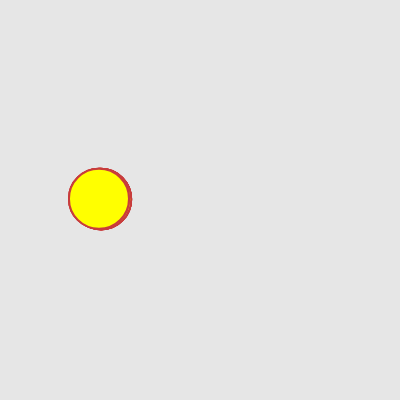
Frame 1 (no input)
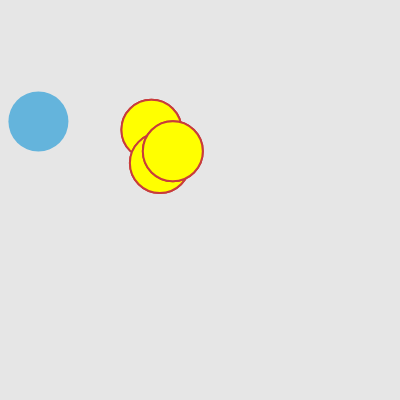
Frame 60 (no input)
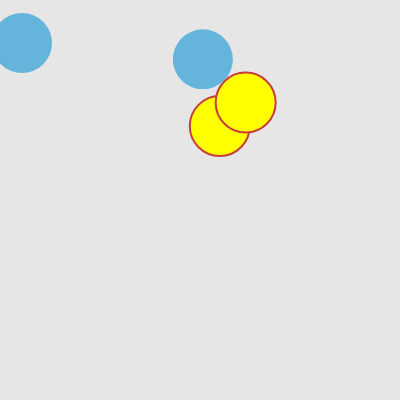
Frame 120 (the mouse pressed at the canvas centre since frame 60)

The p5.js sketch that drew these frames (run headless with seeded random() and noise() and a simulated clock; from frame 60 on, the mouse is pressed at the canvas centre):

// p5.js sketch
// ── sketch.js
// DM2008 — Activity 5a [Guided]
// Colliding Circles (30 min)
//
// A vector stores position and movement together — cleaner than separate x and y variables.
// Your job is to get two balls moving, then detect and respond to their collision.
//
// Suggested order:
// 1. Create two Ball objects in setup()
// 2. Check the distance between them in draw()
// 3. Trigger a visual response when they collide
// 4. Implement edge behaviour in move() — wrap or bounce, your choice
//
// Stretch: add a third ball, or make the collision response affect both balls.

let balls = [];

function setup() {
  createCanvas(400, 400);
  // Create two balls at different starting positions
  for (let i = 0; i < 4; i++) {
    balls.push(new Ball(100, 200));
  }
}

function draw() {
  background(230);

  // Check collision between the two balls
  // dist() measures the distance between their centers
  // They overlap when that distance is less than the sum of their radio

  let d = dist(balls[0].pos.x, balls[0].pos.y, balls[1].pos.x, balls[1].pos.y);
  let colliding = d < balls[0].r + balls[1].r; // true when the balls overlap, false otherwise

  for (let i = 0; i < balls.length; i++) {
    balls[i].move();
    balls[i].show(colliding);
    balls[i].checkCollision(balls);
  }
}

class Ball {
  constructor(x, y) {
    // pos and vel are vectors — they store x and y together as one object
    this.pos = createVector(x, y);
    this.vel = createVector(random(-2, 2), random(-2, 2));
    this.r = 30;
    this.wasColliding = false;
  }

  move() {
    // Adding the velocity vector to position moves the ball each frame
    this.pos.add(this.vel);

    // Handle edges — could you make this bounce instead of wrap?
    if (this.pos.x > width || this.pos.x < 0) {
      this.vel.x *= -1;
    }
    if (this.pos.y > height || this.pos.y < 0) {
      this.vel.y *= -1;
    }
  }

  show(colliding) {
    // colliding is true or false — try using it in an if/else to change fill or size
    fill(100, 180, 220);
    noStroke();
    ellipse(this.pos.x, this.pos.y, this.r * 2);
  }


    checkCollision(others) {
    for (let i = 0; i < others.length; i++) {
      // Make sure we do not compare the ball to itself
      if (others[i] !== this) {
        let other = others[i];
        let d = dist(this.pos.x, this.pos.y, other.pos.x, other.pos.y);
        if (d < this.r + other.r) {
          push();
          fill(255, 255, 0);
          stroke(200, 60, 60);
          strokeWeight(2);
          ellipse(this.pos.x, this.pos.y, this.r * 2); // highlight on collision
          pop();
        }
      }
    }
  }
}
  
